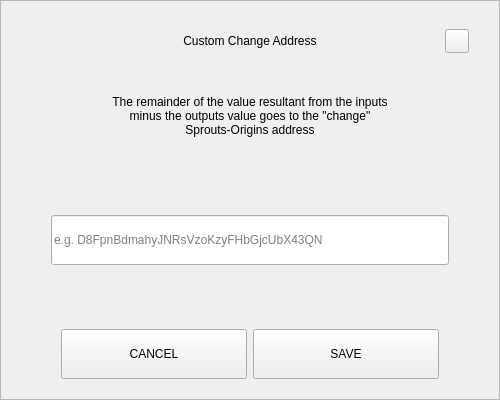
<?xml version="1.0" encoding="UTF-8"?>
<ui version="4.0">
 <class>SendChangeAddressDialog</class>
 <widget class="QDialog" name="SendChangeAddressDialog">
  <property name="geometry">
   <rect>
    <x>0</x>
    <y>0</y>
    <width>500</width>
    <height>400</height>
   </rect>
  </property>
  <property name="windowTitle">
   <string>Dialog</string>
  </property>
  <layout class="QVBoxLayout" name="verticalLayout">
   <property name="spacing">
    <number>0</number>
   </property>
   <property name="leftMargin">
    <number>0</number>
   </property>
   <property name="topMargin">
    <number>0</number>
   </property>
   <property name="rightMargin">
    <number>0</number>
   </property>
   <property name="bottomMargin">
    <number>0</number>
   </property>
   <item>
    <widget class="QFrame" name="frame">
     <property name="styleSheet">
      <string notr="true"/>
     </property>
     <property name="frameShape">
      <enum>QFrame::StyledPanel</enum>
     </property>
     <property name="frameShadow">
      <enum>QFrame::Raised</enum>
     </property>
     <layout class="QVBoxLayout" name="verticalLayout_2" stretch="0,0,0,0,0,0,0">
      <property name="spacing">
       <number>0</number>
      </property>
      <property name="leftMargin">
       <number>30</number>
      </property>
      <property name="topMargin">
       <number>20</number>
      </property>
      <property name="rightMargin">
       <number>30</number>
      </property>
      <property name="bottomMargin">
       <number>20</number>
      </property>
      <item>
       <layout class="QHBoxLayout" name="horizontalLayout_3">
        <property name="spacing">
         <number>0</number>
        </property>
        <item>
         <spacer name="horizontalSpacer_2">
          <property name="orientation">
           <enum>Qt::Horizontal</enum>
          </property>
          <property name="sizeHint" stdset="0">
           <size>
            <width>40</width>
            <height>20</height>
           </size>
          </property>
         </spacer>
        </item>
        <item>
         <widget class="QLabel" name="labelTitle">
          <property name="minimumSize">
           <size>
            <width>0</width>
            <height>40</height>
           </size>
          </property>
          <property name="maximumSize">
           <size>
            <width>16777215</width>
            <height>40</height>
           </size>
          </property>
          <property name="styleSheet">
           <string notr="true">padding-left:24px;</string>
          </property>
          <property name="text">
           <string>Custom Change Address</string>
          </property>
          <property name="alignment">
           <set>Qt::AlignCenter</set>
          </property>
          <property name="margin">
           <number>7</number>
          </property>
         </widget>
        </item>
        <item>
         <spacer name="horizontalSpacer">
          <property name="orientation">
           <enum>Qt::Horizontal</enum>
          </property>
          <property name="sizeHint" stdset="0">
           <size>
            <width>40</width>
            <height>20</height>
           </size>
          </property>
         </spacer>
        </item>
        <item>
         <widget class="QPushButton" name="btnEsc">
          <property name="minimumSize">
           <size>
            <width>24</width>
            <height>24</height>
           </size>
          </property>
          <property name="maximumSize">
           <size>
            <width>24</width>
            <height>24</height>
           </size>
          </property>
          <property name="focusPolicy">
           <enum>Qt::NoFocus</enum>
          </property>
          <property name="text">
           <string/>
          </property>
         </widget>
        </item>
       </layout>
      </item>
      <item>
       <spacer name="verticalSpacer_2">
        <property name="orientation">
         <enum>Qt::Vertical</enum>
        </property>
        <property name="sizeType">
         <enum>QSizePolicy::Fixed</enum>
        </property>
        <property name="sizeHint" stdset="0">
         <size>
          <width>20</width>
          <height>20</height>
         </size>
        </property>
       </spacer>
      </item>
      <item alignment="Qt::AlignHCenter">
       <widget class="QLabel" name="labelMessage">
        <property name="minimumSize">
         <size>
          <width>0</width>
          <height>70</height>
         </size>
        </property>
        <property name="text">
         <string>The remainder of the value resultant from the inputs minus the outputs value goes to the &quot;change&quot; Sprouts-Origins address</string>
        </property>
        <property name="alignment">
         <set>Qt::AlignCenter</set>
        </property>
        <property name="wordWrap">
         <bool>true</bool>
        </property>
       </widget>
      </item>
      <item>
       <spacer name="verticalSpacer_3">
        <property name="orientation">
         <enum>Qt::Vertical</enum>
        </property>
        <property name="sizeHint" stdset="0">
         <size>
          <width>20</width>
          <height>40</height>
         </size>
        </property>
       </spacer>
      </item>
      <item>
       <layout class="QHBoxLayout" name="horizontalLayout_2">
        <property name="spacing">
         <number>0</number>
        </property>
        <property name="leftMargin">
         <number>20</number>
        </property>
        <property name="rightMargin">
         <number>20</number>
        </property>
        <item>
         <widget class="QLineEdit" name="lineEditAddress">
          <property name="minimumSize">
           <size>
            <width>0</width>
            <height>50</height>
           </size>
          </property>
          <property name="placeholderText">
           <string notr="true">e.g. D8FpnBdmahyJNRsVzoKzyFHbGjcUbX43QN</string>
          </property>
         </widget>
        </item>
       </layout>
      </item>
      <item>
       <spacer name="verticalSpacer">
        <property name="orientation">
         <enum>Qt::Vertical</enum>
        </property>
        <property name="sizeHint" stdset="0">
         <size>
          <width>20</width>
          <height>40</height>
         </size>
        </property>
       </spacer>
      </item>
      <item>
       <layout class="QHBoxLayout" name="horizontalLayout" stretch="2,2">
        <property name="spacing">
         <number>6</number>
        </property>
        <property name="leftMargin">
         <number>30</number>
        </property>
        <property name="rightMargin">
         <number>30</number>
        </property>
        <item>
         <widget class="QPushButton" name="btnCancel">
          <property name="minimumSize">
           <size>
            <width>180</width>
            <height>50</height>
           </size>
          </property>
          <property name="focusPolicy">
           <enum>Qt::NoFocus</enum>
          </property>
          <property name="text">
           <string>CANCEL</string>
          </property>
         </widget>
        </item>
        <item>
         <widget class="QPushButton" name="btnSave">
          <property name="minimumSize">
           <size>
            <width>180</width>
            <height>50</height>
           </size>
          </property>
          <property name="focusPolicy">
           <enum>Qt::NoFocus</enum>
          </property>
          <property name="text">
           <string>SAVE</string>
          </property>
         </widget>
        </item>
       </layout>
      </item>
     </layout>
    </widget>
   </item>
  </layout>
 </widget>
 <resources/>
 <connections/>
</ui>
